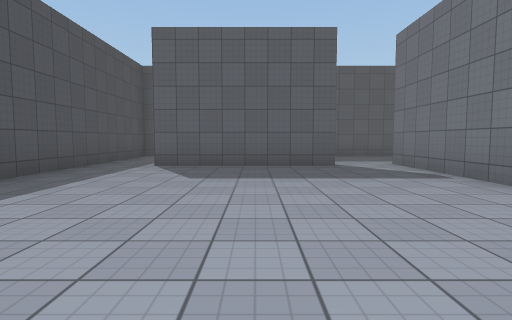
[1] (above)

24 first-person views from a walk through a scene from a Unity 3-D project. The camera is 1.2 m above the floor, tilts 4° down and sees 80° across. The floor is counted in squares, 2 m on a side. Each view is taken from the middle of a square. On the plan, view 1 faces up. The plan holds only what a view shows up to about 9 squares ahead; the rest is blank. The place goes on beyond the plan. Some animated figures are left out. Surface patterns are stand-ins for the level's own textures.

[2]
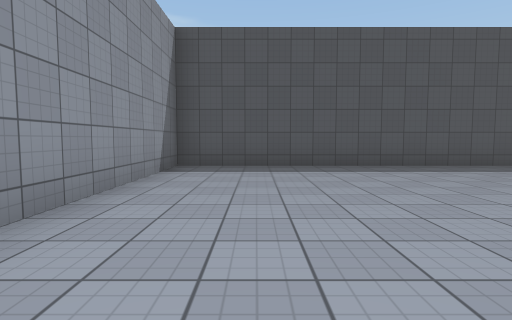

[3]
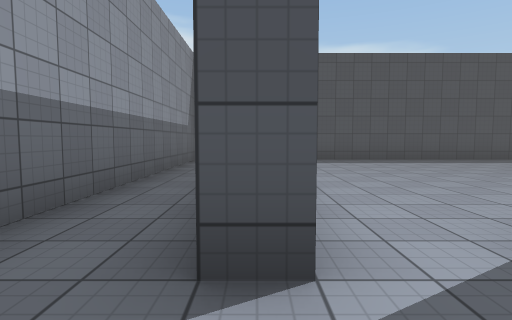

[4]
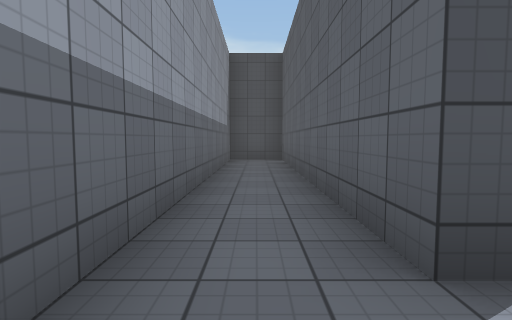

[5]
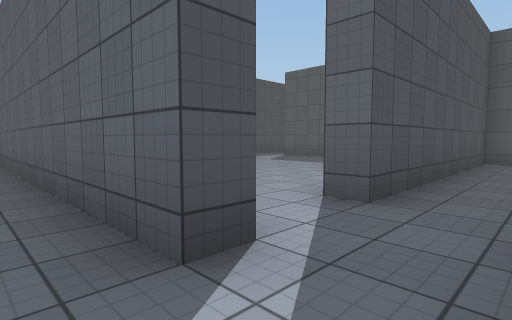

[6]
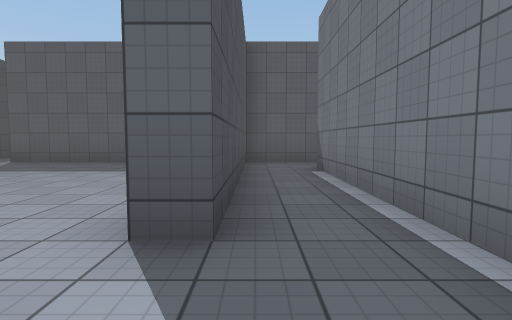

[7]
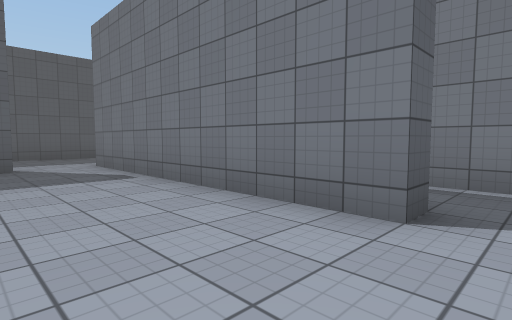

[8]
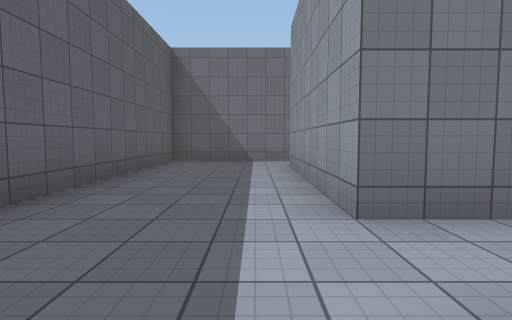

[9]
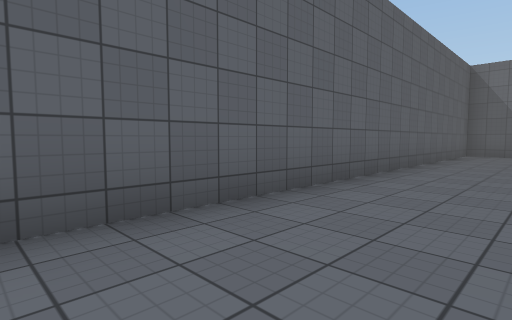

[10]
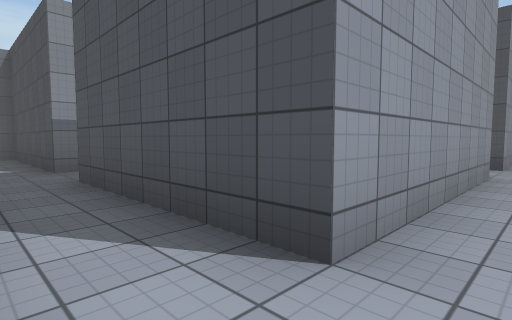

[11]
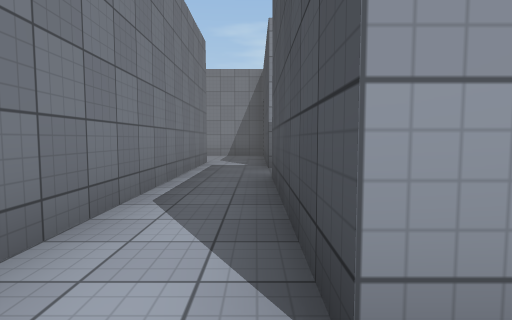

[12]
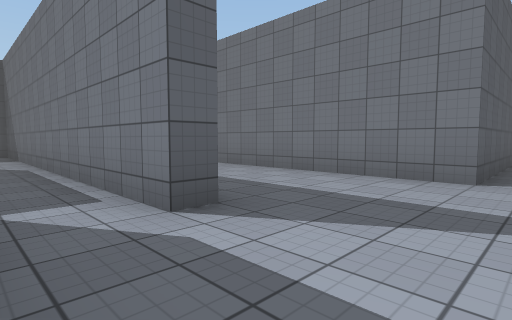

[13]
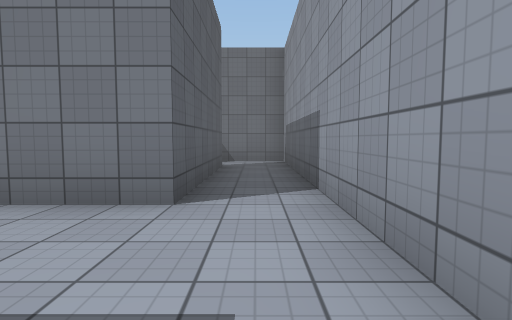

[14]
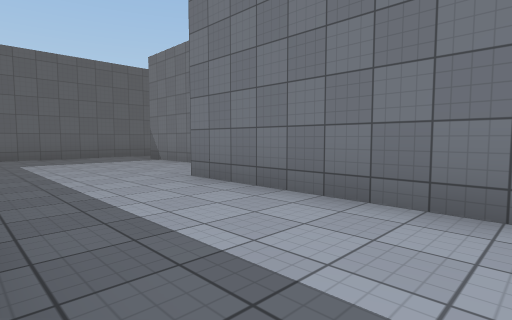

[15]
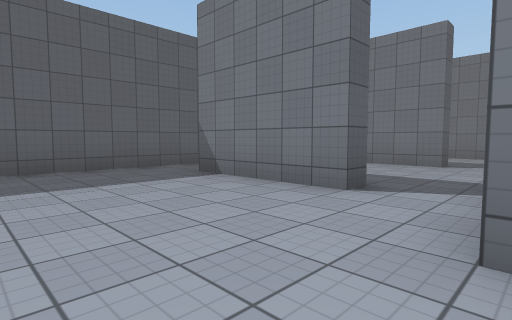

[16]
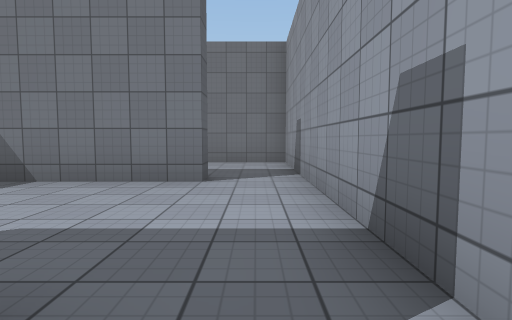

[17]
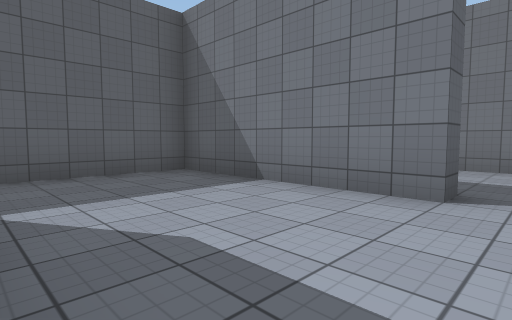

[18]
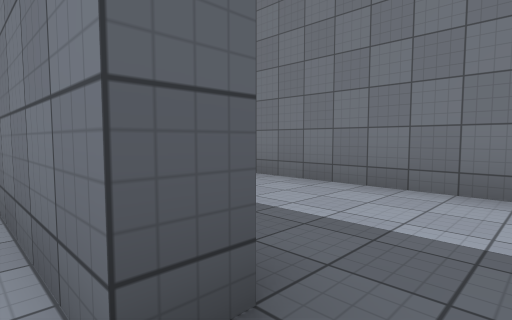

[19]
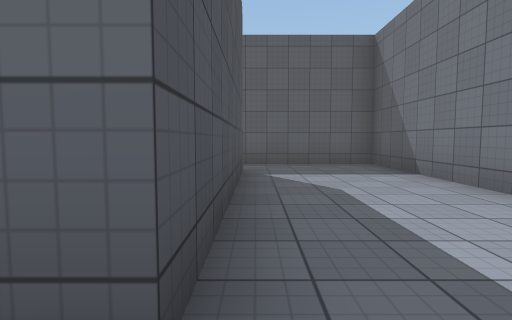

[20]
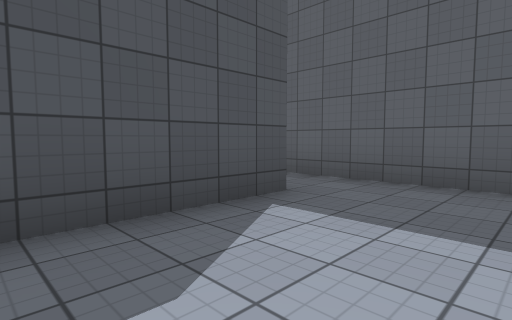

[21]
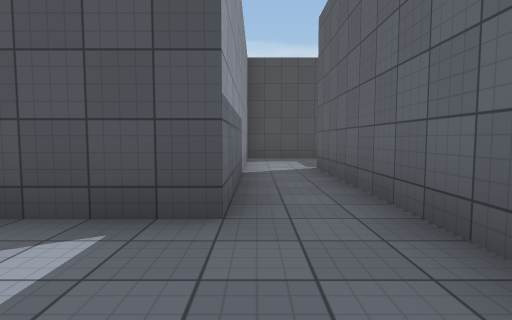

[22]
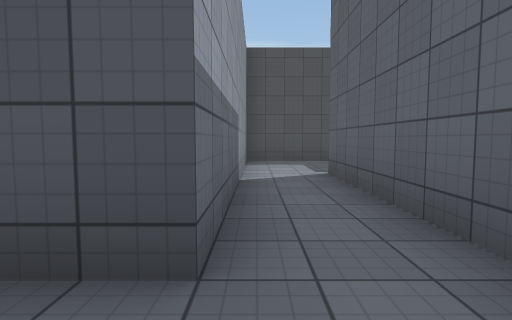

[23]
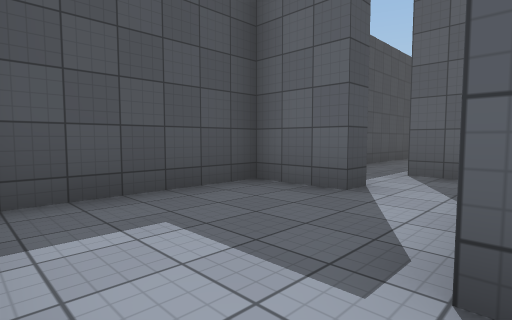

[24]
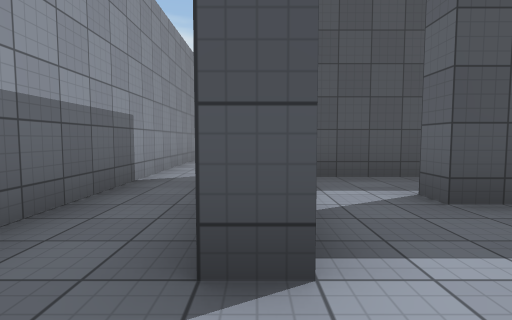

### Floor plan
Ten units are one square. View 1 is at (0, 0); x grows to the right and y downward. Boxes are objects, and circles mark ways between rooms. Rooms are numbered by the first view taken in them; rooms with no view inside come last. Other rooms are left out.
<svg viewBox="-42 -148 265 180">
<path fill="none" stroke="#000" d="M19 -67 -22 -67M38 -8 33 -8 33 -73M-37 -75 -37 7 10 7M38 6 38 12 -37 12 -37 27 42 27M33 -73 77 -73M4 -73 18 -73M92 -65 92 -102 -29 -102M-37 -90 -37 -75M98 -2 92 -2 92 -65M72 -18 77 -18 77 27 183 27 183 10M143 -57 143 -88M77 -73 77 -32M168 12 128 12 128 -42M146 -102 109 -102M188 -57 183 -57 183 -102 146 -102M149 -57 143 -57M148 -42 186 -42M186 -42 218 -42 218 -123 148 -123M156 -108 188 -108 188 -57M121 -108 156 -108M133 -143 118 -143 118 -108M168 6 168 12M153 -14 153 -8 148 -8M53 -2 53 -35M38 -35 38 -8"/>
<circle cx="-30" cy="-70" r="3" fill="#2a7"/>
<circle cx="25" cy="-70" r="3" fill="#2a7"/>
<circle cx="40" cy="0" r="3" fill="#2a7"/>
<circle cx="45" cy="10" r="3" fill="#2a7"/>
<circle cx="90" cy="-60" r="3" fill="#2a7"/>
<circle cx="150" cy="-50" r="3" fill="#2a7"/>
<circle cx="150" cy="-90" r="3" fill="#2a7"/>
<circle cx="175" cy="10" r="3" fill="#2a7"/>
<circle cx="190" cy="-50" r="3" fill="#2a7"/>
<circle cx="160" cy="-110" r="3" fill="#2a7"/>
<text x="0" y="-30">1</text>
<text x="20" y="20">2</text>
<text x="30" y="-80">3</text>
<text x="110" y="-30">4</text>
<text x="170" y="-70">5</text>
<text x="200" y="-80">6</text>
<text x="140" y="-120">7</text>
<text x="170" y="0">8</text>
<text x="50" y="-10">9</text>
</svg>
Room 1 opens to room 3. Room 1 opens to room 9. Room 2 opens to room 9. Room 3 opens to room 4. Room 4 opens to room 5. Room 4 opens to room 8. Room 5 opens to room 6. Room 6 opens to room 7.

Where each view was taken, in squares from view 1:
view 1: 0 up, 0 right, facing up
view 2: 1 up, 3 right, facing left
view 3: 1 down, 5 right, facing left
view 4: 2 down, 5 right, facing left
view 5: 2 down, 5 right, facing up-left
view 6: 1 down, 4 right, facing up
view 7: 0 up, 1 right, facing up-right
view 8: 8 up, 1 right, facing right
view 9: 8 up, 3 left, facing up-right
view 10: 8 up, 9 right, facing down-left
view 11: 8 up, 8 right, facing down
view 12: 2 down, 8 right, facing up-right
view 13: 2 down, 10 right, facing right
view 14: 0 up, 10 right, facing up-right
view 15: 4 up, 11 right, facing up-right
view 16: 5 up, 14 right, facing right
view 17: 5 up, 15 right, facing up-right
view 18: 5 up, 18 right, facing up-right
view 19: 5 up, 19 right, facing up
view 20: 8 up, 21 right, facing up-left
view 21: 11 up, 21 right, facing left
view 22: 11 up, 20 right, facing left
view 23: 11 up, 15 right, facing up-left
view 24: 1 down, 18 right, facing left
